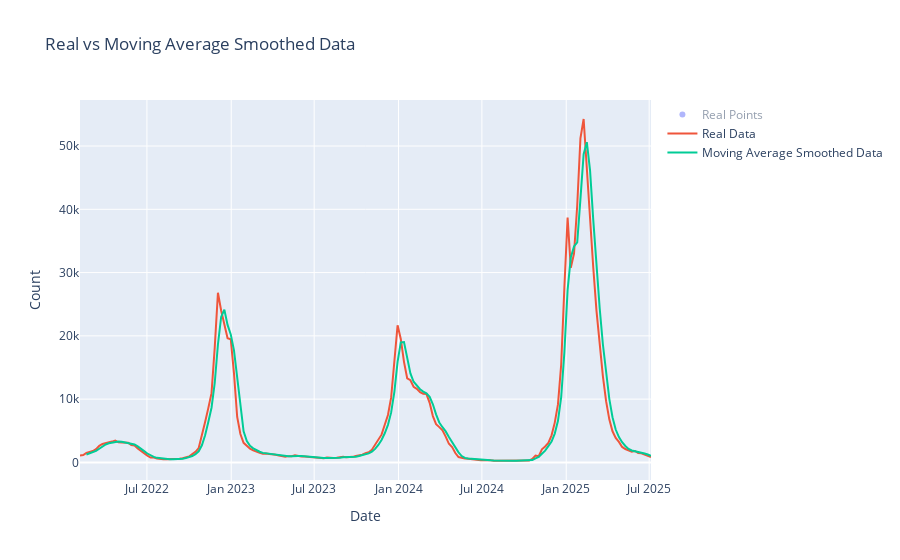

The notebook cell this image was saved under:
### Code cell
fig = go.Figure()
fig.add_trace(go.Scatter(x = X, y = y, mode = "markers", name = "Real Points"))
fig.add_trace(go.Scatter(x = X, y = y, mode = "lines", name = "Real Data"))
fig.add_trace(go.Scatter(x = ma_df.index, y = ma_df["value"], mode = "lines", name = "Moving Average Smoothed Data"))
fig.update_layout(title = "Real vs Moving Average Smoothed Data", xaxis_title = "Date", yaxis_title = "Count", hovermode = "x")
fig.show()

### Figure 1 — Plotly figure (JSON) as saved in the notebook; plotly's stock layout.template omitted (floating-point values rounded to 4 significant figures; data arrays with more than 128 entries replaced by an {"elided": "..."} marker saying what was removed)
{"data": [{"mode": "markers", "name": "Real Points", "type": "scatter", "visible": "legendonly", "x": {"elided": "179 str values"}, "y": {"elided": "179 int values"}}, {"mode": "lines", "name": "Real Data", "type": "scatter", "x": {"elided": "179 str values"}, "y": {"elided": "179 int values"}}, {"mode": "lines", "name": "Moving Average Smoothed Data", "type": "scatter", "x": {"elided": "179 str values"}, "y": {"elided": "179 float values"}}], "layout": {"autosize": true, "hovermode": "x", "title": {"text": "Real vs Moving Average Smoothed Data"}, "xaxis": {"autorange": true, "range": ["2022-02-05", "2025-07-05"], "title": {"text": "Date"}, "type": "date"}, "yaxis": {"autorange": true, "range": [-2780.0, 57270.0], "title": {"text": "Count"}, "type": "linear"}}}
